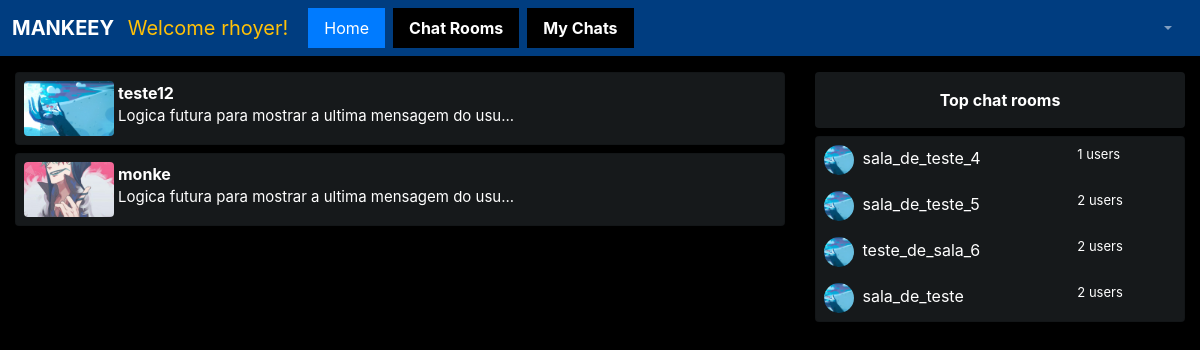
Before: /private_chat/inbox/ (signed in) with the older database file.
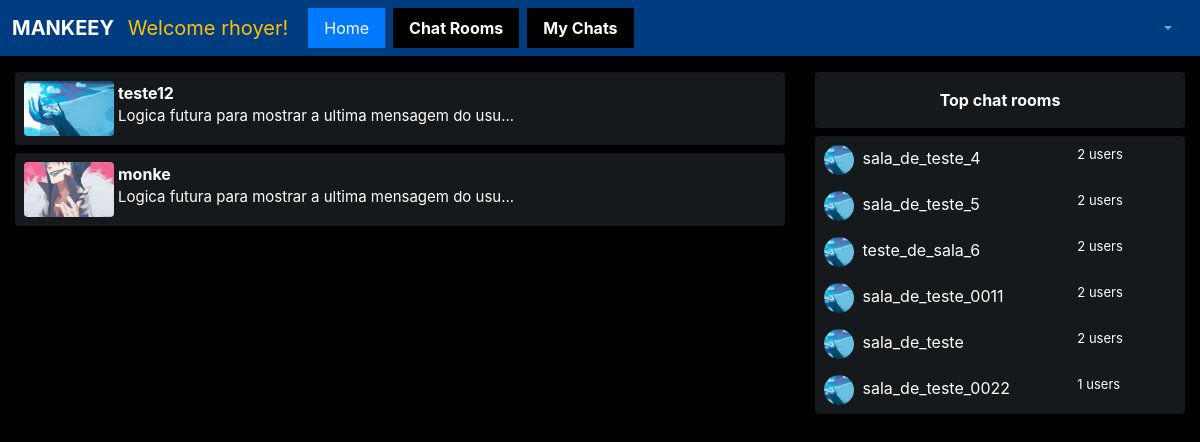
After: the same page with the newer database file.
### private_chat/models.py (models this page shows)
class ThreadModel(models.Model):
    user = models.ForeignKey(User, on_delete=models.CASCADE, related_name='+')
    receiver = models.ForeignKey(User, on_delete=models.CASCADE, related_name='+')

### chat/models.py (models this page shows, shortened)
class Profile(models.Model):
    user = models.OneToOneField(User, primary_key=True, related_name='profile', on_delete=models.CASCADE, blank=True)
    name = models.CharField(max_length=50, blank=True, null=True)
    image = models.ImageField(upload_to='img_profile/', default="img_profile/default.jpg", blank=True)

class ChatRoom(models.Model):
    name = models.CharField(max_length=255)
    users = models.ManyToManyField(User)
    image = models.ImageField(upload_to='img_room/', default="img_room/default.jpg", blank=True)

### private_chat/views.py (the view)
# urls.py: path('inbox/', ListThreads.as_view(), name='inbox'),
class ListThreads(LoginRequiredMixin, View):
    def get(self, request, *args, **kwargs):
        threads = ThreadModel.objects.filter(Q(user=request.user) | Q(receiver=request.user))
        salas_user = ChatRoom.objects.filter(users=request.user)
        context = {
            'threads': threads,
            'salas_user': salas_user
        }
        return render(request, 'private_chat/inbox.html', context)

### private_chat/templates/private_chat/inbox.html (shortened to what this page needs)
{% extends 'navbar.html' %}
{% block content %}
{% if threads %}
<div class="container-fluid">
    <div class="row mb-3">
        <div class="col-lg-8 mt-2">
            {% for th in threads %}
            <a href="{% url 'thread' th.pk %}" class="m-0 p-0" style="text-decoration:none">
                <div class="card rounded text-white mt-2" style="background-color:#343a406e">
                    <div class="card-horizontal rounded p-2">
                        <div class="img-square-wrapper embed-responsive rounded" style="width:90px;height:55px;object-fit:cover">
                            {% if th.receiver == request.user %}
                            <img class="embed-responsive-item" src="{{th.user.profile.image.url}}" alt="Card image cap" style="width:90px;height:55px;object-fit:cover">
                            {% else %}
                            <img class="embed-responsive-item" src="{{th.receiver.profile.image.url}}" alt="Card image cap" style="width:90px;height:55px;object-fit:cover">
                            {% endif %}
                        </div>
                        <div class="card-body p-0 m-0 ml-1">
                            {% if th.receiver == request.user %}
                            <p class="card-text m-0 p-0"><strong>{{th.user}}</strong></p>
                            <p class="m-0 p-0" style="font-size:15px">Logica futura para mostrar a ultima mensagem do usu...</p>
                            {% else %}
                            <p class="card-text m-0 p-0"><strong>{{th.receiver}}</strong></p>
                            <p class="m-0 p-0" style="font-size:15px">Logica futura para mostrar a ultima mensagem do usu...</p>
                            {% endif %}
                        </div>
                    </div>
                </div>
            </a>
            {% endfor %}
        </div>
        <div class="col-lg-4 mt-3 rounded" id="side-bar">
            <p class="text-center p-3 m-0 mb-2 rounded text-white" style="background-color:#343a406e"><strong>Top chat rooms</strong></p>
            <div class="card" style="background-color:#343a406e">
                <div class="card-body row m-0 p-0">
                    {% for sala in salas_user %}
                    <a class="col-12 row text-white m-0 p-0 salas_links" style="text-decoration:none" href="/chat/{{sala.name}}/">
                        <div class="col-8 p-2"><img src="{{ sala.image.url }}" class="img-fluid rounded-circle mr-1" style="width:30px;height:30px;object-fit:cover"> {{ sala.name }}</div>
                        <div class="col-3 p-2 ml-2" style="font-size:13px">{{sala.users.count}} users</div>
                    </a>
                    {% endfor %}
                </div>
            </div>
        </div>
    </div>
</div>
{% endif %}
{% endblock content %}

Changed rows visible on the page:
computed for ChatRoom "sala_de_teste_4": users.count "1" → "2"
added ChatRoom: image (placeholder picture), name "sala_de_teste_0011", users.count "2"
added ChatRoom: image (placeholder picture), name "sala_de_teste_0022", users.count "1"
